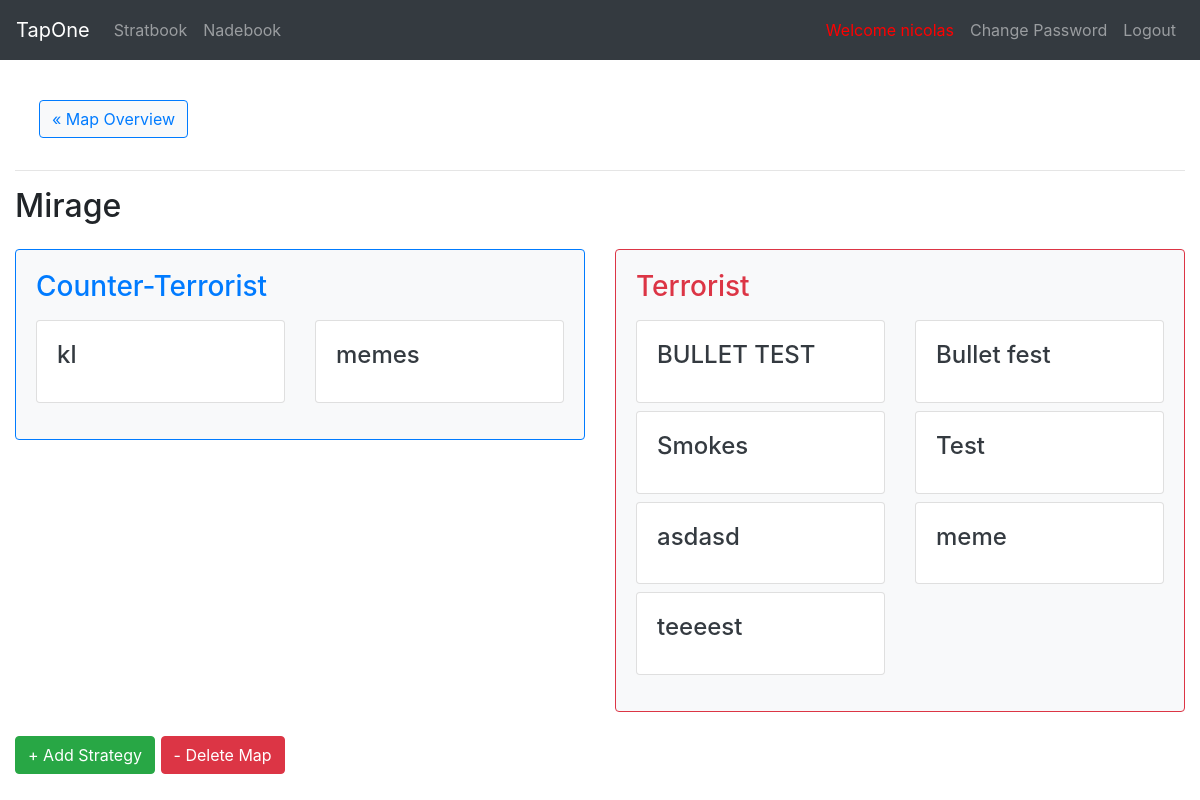
Page /stratbook/map/1/ (signed in) on the earlier database version.
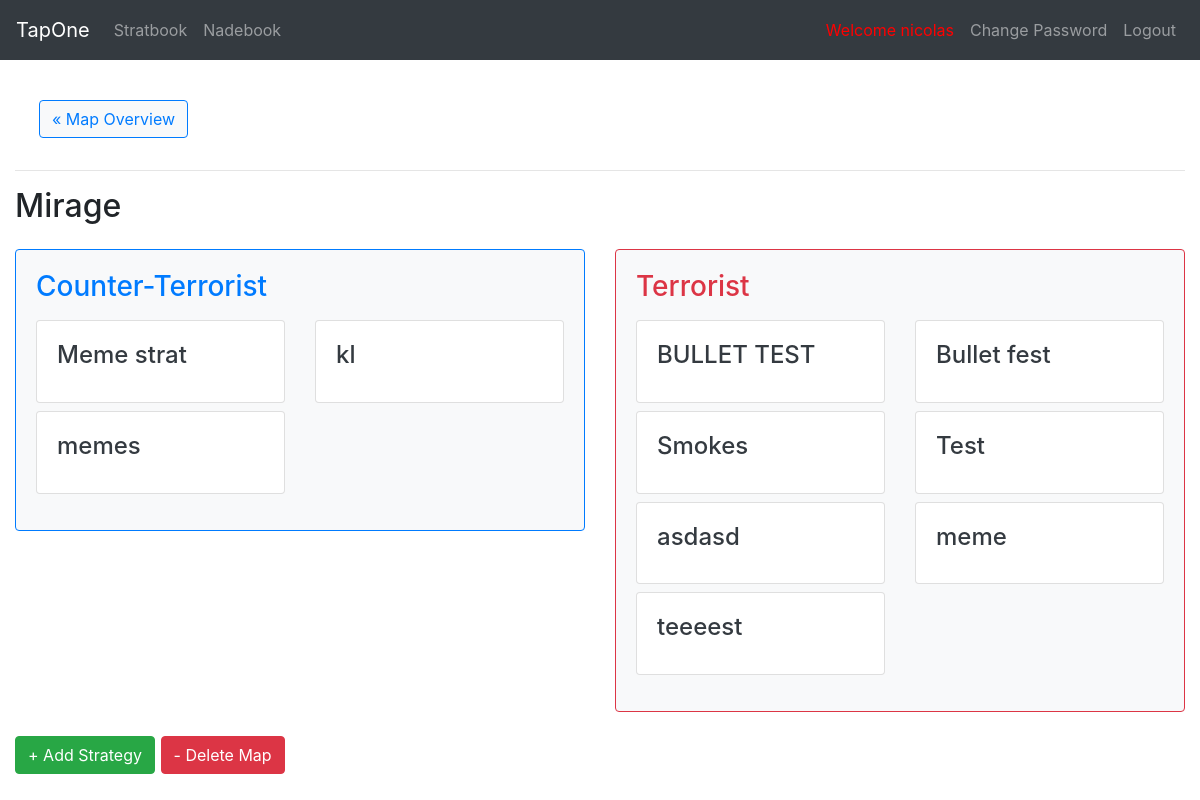
Same page on the later database version.
### StratBook/models.py (models this page shows, shortened)
class Strategy(models.Model):
    TEAM_CHOICES = [
        ('T', 'Terrorist'),
        ('CT', 'Counter-Terrorist')
    ]
    map_name = models.ForeignKey(Map, on_delete=models.CASCADE)
    name = models.CharField(max_length=200)
    team = models.CharField(max_length=2, choices=TEAM_CHOICES)
    added_date = models.DateTimeField('date added', default=timezone.now)

### StratBook/views.py (the view)
# urls.py: path('map/<int:pk>/', views.MapDetailView.as_view(), name="map"),
@method_decorator(login_required, name='dispatch')
@method_decorator(permission_required('StratBook.view_map', raise_exception=True), name ='dispatch')
class MapDetailView(generic.DetailView):
    model = Map
    template_name = 'StratBook/map_detail.html'
    context_object_name = 'map'

### StratBook/models.py (called while the page is built)
    def ct_strategies(self):
        return self.strategy_set.order_by('name').filter(team='CT')

    def t_strategies(self):
        return self.strategy_set.order_by('name').filter(team='T')

### StratBook/templates/StratBook/map_detail.html (shortened to what this page needs)
{% extends "base.html" %}
{% block content %}
{% include 'StratBook/_mini_nav.html' %}
<hr>
<h2>{{map.name}}</h2>
<div class="row mb-4 mt-4">
  <div class="col-6">
    <div class="card border-primary bg-light">
      <div class="card-body">
        <h3 class="card-title text-primary">Counter-Terrorist</h3>
        <p class="card-text">
          {% if map.ct_strategies %}
            {% for strat in map.ct_strategies %}
            {% if not forloop.counter|divisibleby:2 %}
              <div class="row mt-2">
            {% endif %}
                <div class="col-sm-6">
                  {% include 'StratBook/_strat_card.html' %}
                </div>
            {% if forloop.counter|divisibleby:2 or forloop.last %}
              </div>
            {% endif %}
            {% endfor %}
          {% else %}
            <p class="text-muted">
              <small>No strats available</small>
            </p>
          {% endif %}
        </p>
      </div>
    </div>
  </div>
  <div class="col-6">
    <div class="card border-danger bg-light">
      <div class="card-body">
        <h3 class="card-title text-danger">Terrorist</h3>
        <p class="card-text">
          {% if map.t_strategies.all %}
            {% for strat in map.t_strategies %}
            {% if not forloop.counter|divisibleby:2 %}
              <div class="row mt-2">
            {% endif %}
                <div class="col-sm-6">
                  {% include 'StratBook/_strat_card.html' %}
                </div>
            {% if forloop.counter|divisibleby:2 or forloop.last %}
              </div>
            {% endif %}
            {% endfor %}
          {% else %}
            <p class="text-muted">
              <small>No strats available</small>
            </p>
          {% endif %}
        </p>
      </div>
    </div>
  </div>
</div>
<div class="buttons mb-4">
  {% if perms.StratBook.add_strategy %}
    <a href={% url 'StratBook:add_strat' map.id %} class="btn btn-success">+ Add Strategy</a>
  {% endif %}
  {% if perms.StratBook.delete_map %}
    <a href={% url 'StratBook:delete_map' map.id %} class="btn btn-danger">- Delete Map</a>
  {% endif %}
</div>
{% endblock %}

### StratBook/templates/StratBook/_strat_card.html (shortened to what this page needs)
<a class="card-link" href={% url 'StratBook:strat' strat.id %}>
  <div class="card text-dark">
    <div class="card-body">
      <h4 class="card-title">{{strat.name}}</h4>
    </div>
  </div>

Differences in the rows shown:
added Strategy: name "Meme strat", shown under "Counter-Terrorist"
